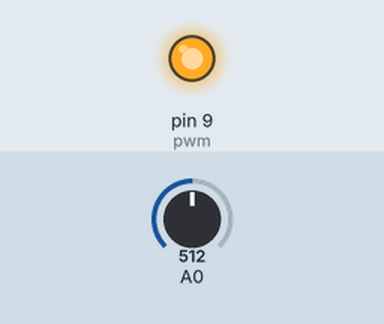
This sketch was run on a simulated Arduino Uno, built with avr-gcc and run on an emulated ATmega328P. Parts: output pins drawn as LEDs (lit = HIGH). Inputs (shaded band) come from the test bench; at power-on: A0 = 512.

Above: at 1.2 s.
1.3 s: A0 set to 6
2.8 s: A0 set to 3
At 3.8 s:
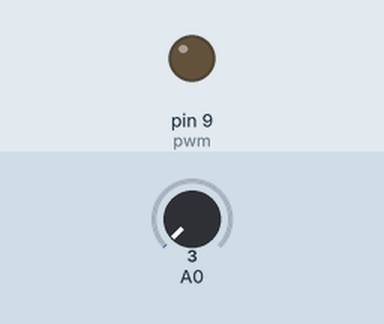
4.3 s: A0 set to 122
At 4.9 s:
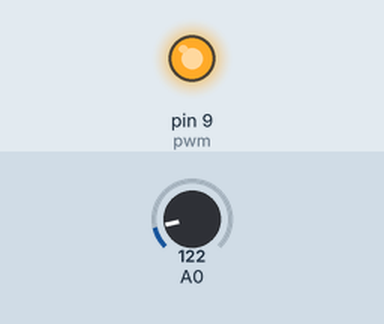
5.8 s: A0 set to 0
At 6.1 s:
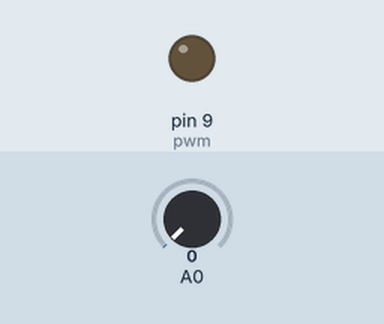
Timing chart, 0 to 8.3 s (numbered marks = the images above; inputs shaded):
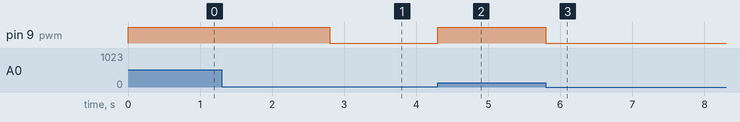

Measured:
- the behaviour switches between 5 and 4 on A0 (found by bisection; images 0 and 1)
- after the input at 1.3 s, every drawn part: stays the same
- after the input at 2.8 s, pin 9 (pwm): HIGH → LOW at once
- after the input at 4.3 s, pin 9 (pwm): LOW → HIGH at once
- after the input at 5.8 s, pin 9 (pwm): HIGH → LOW at once

The sketch:

code.ino
```cpp
const int pwm = 9 ;
const int adc = 0 ;
void setup()
{
     pinMode(pwm,OUTPUT) ;
}
void loop()
{
     int adc  = analogRead(0) ; 	 //reading analog voltage and storing it in an integer
     adc = map(adc, 0, 1023, 0, 255);
/*
----------map funtion------------the above funtion scales the output of adc, which is 10 bit and gives values btw 0 to 1023, in values btw 0 to 255 form analogWrite funtion which only receives  values btw this range
*/
  if(adc > 0){
  digitalWrite(pwm, HIGH);
  }
     else
       digitalWrite(pwm, LOW);
}
```
